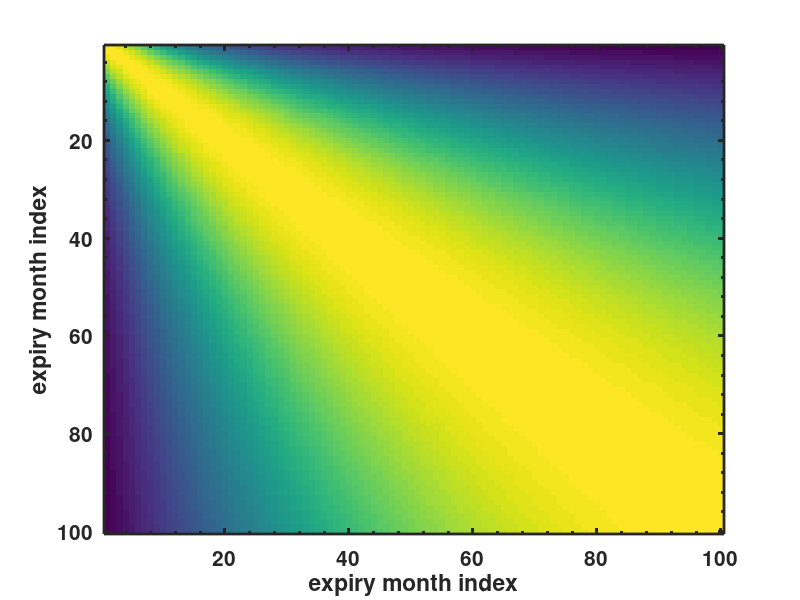

Here is the MATLAB script that generated this plot: (Note: this script raises an error after producing the figure.)
clear all
close all

N = 100;
corr0 = zeros(N,N);

dist = 500;

for i=1:N
    for j=1:N
        corr0(i,j) = exp(-(i-j)^2/(dist + 20*i + 20*j + 6*i^2 + 6*j^2));
    end
end

h=figure(1)
imagesc(corr0)
xlabel('expiry month index')
ylabel('expiry month index')
set(gca,'linewidth',2,'fontsize',15,'fontweight','bold','plotboxaspectratiomode','auto','xminortick','on','yminortick','on','TickLength',[0.04;0.02]);
pbaspect([1 1 1])
colorbar

%saveTightFigure(h,'forwardPriceCorrelation.pdf')


T = 1:N;
sigma = 0.3*exp(-T./20)+0.2;
h=figure(2)
plot(T,sigma,'linewidth',2)
xlabel('expiry month index')
ylabel('volatility \sigma')
set(gca,'linewidth',2,'fontsize',15,'fontweight','bold','plotboxaspectratiomode','auto','xminortick','on','yminortick','on','TickLength',[0.04;0.02]);
pbaspect([1 1 1])
saveTightFigure(h,'forwardPriceVolatility.pdf')

cov = corr0;

for i=1:N
    for j=1:N
        cov(i,j) = cov(i,j)*sigma(i)*sigma(j);
    end
end
h=figure(3)
imagesc(cov)
xlabel('expiry month index')
ylabel('expiry month index')
set(gca,'linewidth',2,'fontsize',15,'fontweight','bold','plotboxaspectratiomode','auto','xminortick','on','yminortick','on','TickLength',[0.04;0.02]);
pbaspect([1 1 1])
colorbar
%saveTightFigure(h,'forwardPriceCovariance.pdf')

[U,S,V] = svd(corr0);
h=figure(4);
plot(T,U(:,1),'linewidth',2)
hold on
plot(T,U(:,2),'linewidth',2)
plot(T,U(:,3),'linewidth',2)
xlabel('expiry month index')
ylabel('values')
legend('PC1','PC2','PC3','location','southeast')
set(gca,'linewidth',2,'fontsize',15,'fontweight','bold','plotboxaspectratiomode','auto','xminortick','on','yminortick','on','TickLength',[0.04;0.02]);
pbaspect([1 1 1])
saveTightFigure(h,'forwardPricePCfactors.pdf')